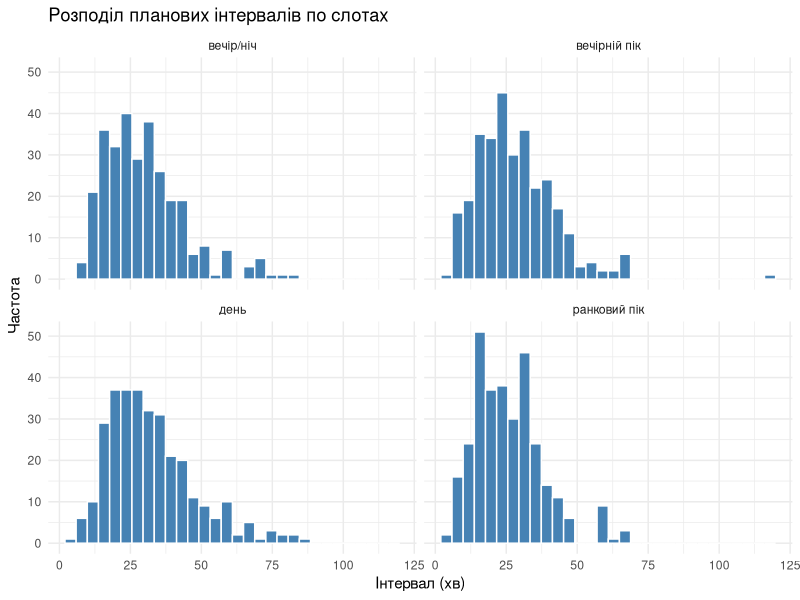
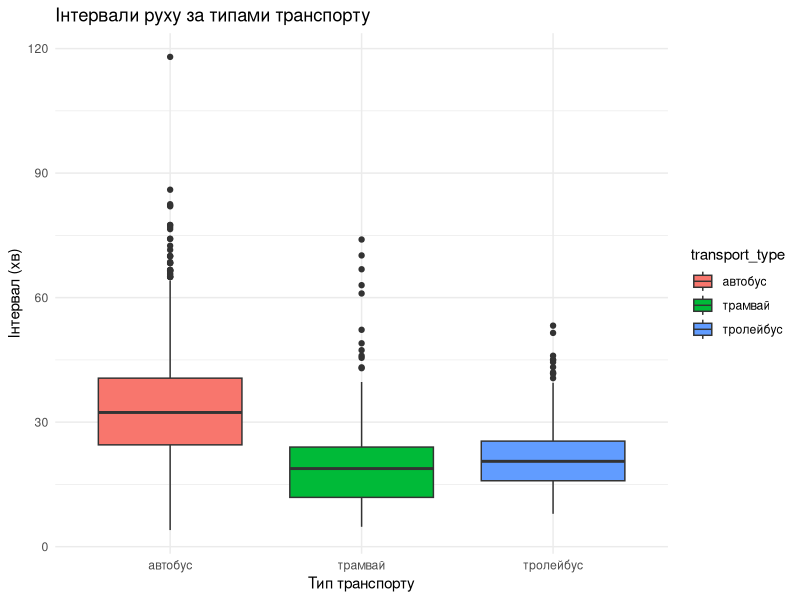

Write R code to recreate these figures, in order. (Note: this script raises an error after producing the figures.)
## ---- chunk 1
#| label: setup
library(tidyverse)
library(here)

d <- read_csv(here("data", "processed", "analysis_table.csv"))
glimpse(d)
## ---- chunk 2
#| label: eda
#| # 1) Загальний огляд
summary(d)

# 2) Гістограма розподілу інтервалів
ggplot(d, aes(x = sched_headway_min)) +
  geom_histogram(fill = "steelblue", color = "white", bins = 30) +
  facet_wrap(~time_slot) +
  theme_minimal() +
  labs(title = "Розподіл планових інтервалів по слотах", x = "Інтервал (хв)", y = "Частота")

# 3) Boxplot по типах транспорту
ggplot(d, aes(x = transport_type, y = sched_headway_min, fill = transport_type)) +
  geom_boxplot() +
  theme_minimal() +
  labs(title = "Інтервали руху за типами транспорту", x = "Тип транспорту", y = "Інтервал (хв)")
# TODO:
# 1) summary(d)
# 2) гістограма sched_headway_min (загалом і по time_slot)
# 3) boxplot по типах транспорту
# 4) 5 речень висновків: чи скошений розподіл? викиди? розміри груп?
## ---- chunk 3
#| label: h1
# 1) Діагностика по групах: shapiro.test(), qqnorm() + qqline()
# 2) Нормально  -> t.test(sched_headway_min ~ peak)
#    Скошено    -> wilcox.test(sched_headway_min ~ peak)   # Mann–Whitney
# 3) Висновок словами + чому обрано саме цей тест
# TODO
## ---- chunk 4
#| label: h2
# kruskal.test(sched_headway_min ~ time_slot); те саме по transport_type
# якщо значущо -> pairwise.wilcox.test(..., p.adjust.method = "holm")
# TODO
## ---- chunk 5
#| label: h3

#The route frequency category (frequency ≤10 min / average 10–20 / rare >20 at peak) does not depend on the type of transport (or on the carrier: municipal vs private). chi-square test of independence on the conjugation table.

# filter to take into account only peak intervals:
peak_data <- d %>% filter(peak == TRUE)

# here we divide categories
peak_data$freq_cat <- cut(
  peak_data$sched_headway_min, 
  breaks = c(0, 10, 20, Inf), 
  labels = c("частий", "середній", "рідкісний")
)

# table
tab3 <- table(peak_data$transport_type, peak_data$freq_cat)
print(tab3)

# check the expected frequencies to see if there are some < 5
print(chi3$expected)

# we have one category of trams < 5, we use the simulation of p-value, we randomly shuffle the data 10000 times to calculate the p-value more accurately
chi3 <- chisq.test(tab3, simulate.p.value = TRUE, B = 10000)
print(chi3)

#The high chi-square value of 92.014 shows us that the difference in the intervals for the three modes of transportation across categories is very significant and differs greatly from proportionally equal values; for if Kyiv had planned the intervals for buses, trams, and trolleybuses to be strictly the same, the value would have been close to 0.
#The expected frequency for trams in the “frequent intervals” category turned out to be less than the threshold (4.006 < 5). Therefore, the standard approximation to the chi-square distribution could give us a misleading value. For this reason, we used a p-value simulation. In this way, the computer independently generates a distribution from 10000 random combinations of the available data, and the degrees of freedom in this case are meaningless - therefore, the results show NA.
#The p-value of 0.000099 is very small and shows us that the chance of such a transportation distribution occurring by chance is very low.
#Therefore, the test results completely refute the hypothesis that the city plans its transit schedule during peak hours to be uniform. Trams clearly have the largest number of routes that run frequently, while the city uses buses more as a secondary mode of transportation that runs less frequently.

#An analysis of this data confirmed that trams have the highest scheduled arrival frequency during peak hours; however, since Kyiv’s tram network is smaller than its bus and trolleybus networks—and tram routes are generally shorter and fewer in number—this result does not allow us to draw broad conclusions about the superiority of one mode of transportation over another. However, we can draw a specific conclusion that provides a clear practical recommendation for passengers: If there is a choice between a bus stop and a tram stop in the same direction, it is always better to choose the tram. After all, trams have the largest number of routes that run more frequently, so passengers spend less time waiting at the stop.
## ---- chunk 6
#| label: h4
# потрібно: spatial join зупинок до районів (sf), агрегація capacity по районах
# chisq.test(x = capacity_по_районах, p = частка_населення)
# $stdres -> які райони недо-/переобслужені
# TODO
## ---- chunk 7
#| label: h5
# The scheduled intervals for public transportation during rush hour follow an exponential distribution. The arrival of public transportation follows a completely random Poisson process, with no fixed schedule.
for (type in c("автобус", "трамвай", "тролейбус")) {
  
  # 1. витягуємо інтервали строго для поточного типу транспорту в пік
  intervals <- d %>% 
    filter(transport_type == type, peak == TRUE) %>% 
    pull(sched_headway_min) %>% 
    na.omit()
  
  # 2. параметр лямбда
  lambda_est <- 1 / mean(intervals)
  
  # 3. тест Колмогорова-Смирнова
  #To verify this, we use the Kolmogorov–Smirnov test. Since our intervals are a continuous numerical variable, this test is designed to check whether such data conforms to a specific theoretical distribution—in our case, the exponential distribution. We do not use the Chi-square GoF test because we are working with continuous data and do not want to artificially divide it into groups.
  ks_res <- ks.test(intervals, "pexp", rate = lambda_est)
  
  # 4. вивід результатів
  cat(paste0("=== Перевірка для типу: ", toupper(type), " ===\n"))
  cat(sprintf("Кількість спостережень у пік: %d\n", length(intervals)))
  cat(sprintf("Параметр інтенсивності (lambda): %.4f\n", lambda_est))
  cat(sprintf("Статистика тесту D: %.4f\n", ks_res$statistic))
  cat(sprintf("p-value: %.4g\n", ks_res$p.value))
  cat("--------------------------------------------\n\n")
}
#The D-statistic ranges from 0.2337 for trams to 0.3266 for trolleybuses; buses have a value close to that of trolleybuses, specifically 0.3157. This value indicates the discrepancy between our actual arrival schedules and the ideal random curve. If the vehicles arrived at stops in a completely random and independent manner, the values would be close to 0; therefore, we can conclude that our values show a fairly significant deviation. The p-value for all modes of transportation is close to 0, except for trams, which have the highest value of 0.001068—which is still below the standard threshold of 0.05. This shows that the probability that such a distribution of intervals occurred by chance is practically zero. 
#Thus, the test results completely refute the hypothesis that scheduled headways are exponentially distributed and that public transportation in Kyiv arrives randomly.Buses and trolleybuses show the greatest deviation from randomness, indicating that fixed intervals are maintained more successfully in urban transit planning. Since we used data from the transit plan rather than actual arrival times, we cannot definitively state whether public transit schedules can be trusted in reality, but we can offer a practical recommendation: it is better to rely on bus and trolleybus schedules, as their intervals are less random and, according to the plan, wait times are more predictable.
## ---- chunk 8
#| label: bootstrap
# 5000 ресемплів різниці mean(пік) - mean(непік) -> percentile CI
# порівняти висновок із H1
# TODO
## ---- chunk 9
#| label: final-viz
#| fig-width: 9
#| fig-height: 6
# 1) choropleth: capacity на 1000 мешканців по районах (geom_sf + scale_fill_viridis_c)
# 2) boxplot/violin: headway по слотах × тип транспорту (facet_wrap)
# Вимоги: theme_minimal(), українські підписи осей з одиницями,
#         заголовок-висновок, джерело даних у caption
# TODO
